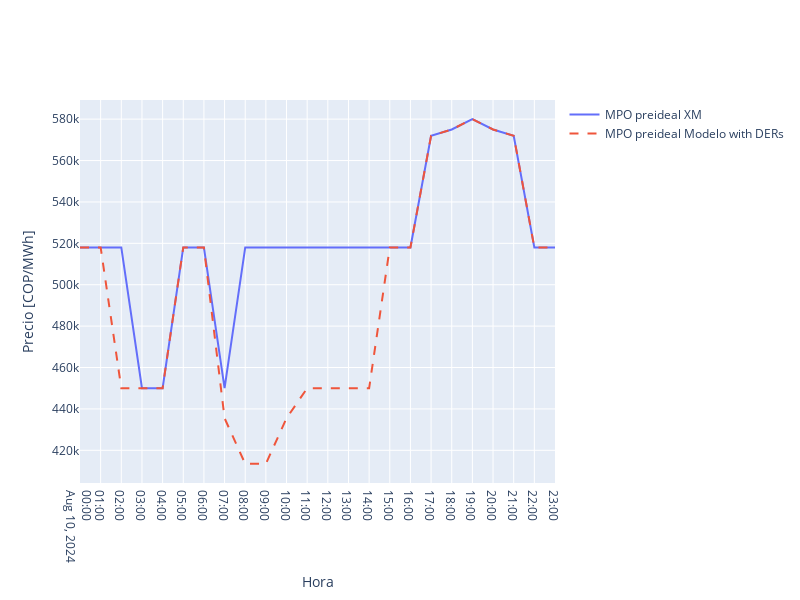

Write notebook code for a chart like this one.
### Code cell
import plotly.express as px
import plotly.graph_objects as go

if config.dispatch_type == "ideal":
    MPO_CHART = (
        precio_bolsa.copy()
        .set_index(["datetime"])
        .rename(columns={"precio_bolsa": "MPO"})
    )
else:
    MPO_CHART = pd.DataFrame(
        data=mpo_xm, index=precio_bolsa["datetime"], columns=["MPO"]
    )

fig = go.Figure()
fig.add_trace(
    go.Scatter(
        x=MPO_CHART.index,
        y=MPO_CHART["MPO"],
        mode="lines",
        name=f"MPO {str(config.dispatch_type.value).replace('bess_','')} XM",
        
    )
)
fig.add_trace(
    go.Scatter(
        x=list(MPO.keys()),
        y=list(MPO.values()),
        mode="lines",
        name=f"MPO {config.dispatch_type.value} Modelo with DERs",
        line={"dash": "dash"},
    )
)

fig.update_layout(
    # title=f"Precio Bolsa {DISPATCH_DATE}",
    xaxis_title="Hora",
    yaxis_title="Precio [COP/MWh]",
    width=800,
    height=600,
    xaxis=dict(
        dtick=3_600_000,
    ),
)
fig.show()

### Figure 1 — Plotly figure (JSON) as saved in the notebook; plotly's stock layout.template omitted (floating-point values rounded to 4 significant figures)
{"data": [{"mode": "lines", "name": "MPO preideal XM", "type": "scatter", "x": ["2024-08-10T00:00:00", "2024-08-10T01:00:00", "2024-08-10T02:00:00", "2024-08-10T03:00:00", "2024-08-10T04:00:00", "2024-08-10T05:00:00", "2024-08-10T06:00:00", "2024-08-10T07:00:00", "2024-08-10T08:00:00", "2024-08-10T09:00:00", "2024-08-10T10:00:00", "2024-08-10T11:00:00", "2024-08-10T12:00:00", "2024-08-10T13:00:00", "2024-08-10T14:00:00", "2024-08-10T15:00:00", "2024-08-10T16:00:00", "2024-08-10T17:00:00", "2024-08-10T18:00:00", "2024-08-10T19:00:00", "2024-08-10T20:00:00", "2024-08-10T21:00:00", "2024-08-10T22:00:00", "2024-08-10T23:00:00"], "y": [518000, 518000, 518000, 450000, 450000, 518000, 518000, 450000, 518000, 518000, 518000, 518000, 518000, 518000, 518000, 518000, 518000, 572000, 575000, 580000, 575000, 572000, 518000, 518000]}, {"line": {"dash": "dash"}, "mode": "lines", "name": "MPO preideal Modelo with DERs", "type": "scatter", "x": ["2024-08-10T00:00:00", "2024-08-10T01:00:00", "2024-08-10T02:00:00", "2024-08-10T03:00:00", "2024-08-10T04:00:00", "2024-08-10T05:00:00", "2024-08-10T06:00:00", "2024-08-10T07:00:00", "2024-08-10T08:00:00", "2024-08-10T09:00:00", "2024-08-10T10:00:00", "2024-08-10T11:00:00", "2024-08-10T12:00:00", "2024-08-10T13:00:00", "2024-08-10T14:00:00", "2024-08-10T15:00:00", "2024-08-10T16:00:00", "2024-08-10T17:00:00", "2024-08-10T18:00:00", "2024-08-10T19:00:00", "2024-08-10T20:00:00", "2024-08-10T21:00:00", "2024-08-10T22:00:00", "2024-08-10T23:00:00"], "y": [518000, 518000, 450000, 450000, 450000, 518000, 518000, 435518, 413457, 413457, 435518, 450000, 450000, 450000, 450000, 518000, 518000, 572000, 575000, 580000, 575000, 572000, 518000, 518000]}], "layout": {"height": 600, "width": 800, "xaxis": {"dtick": 3600000, "title": {"text": "Hora"}}, "yaxis": {"title": {"text": "Precio [COP/MWh]"}}}}
